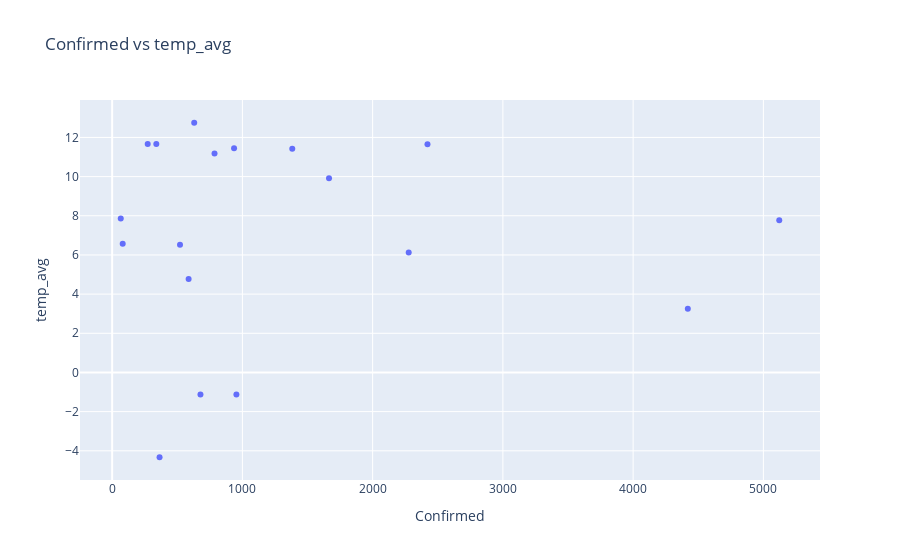
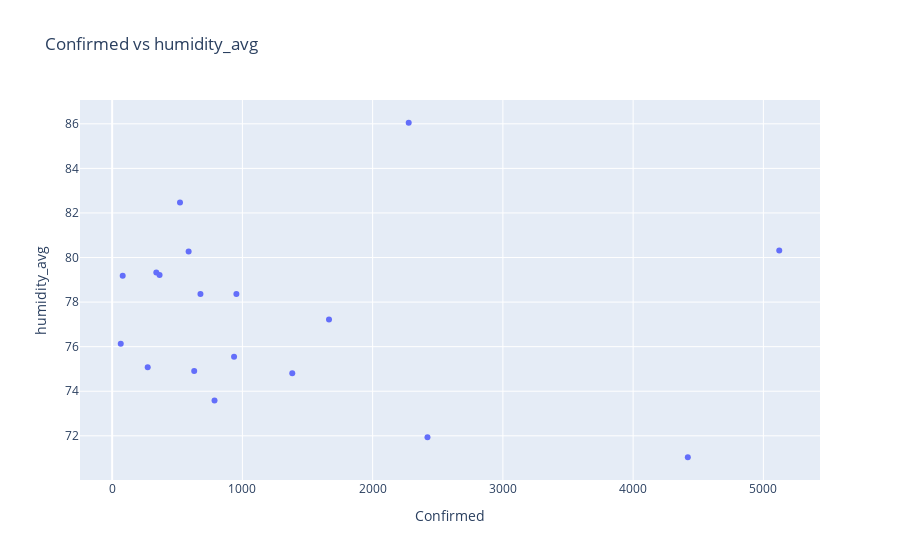
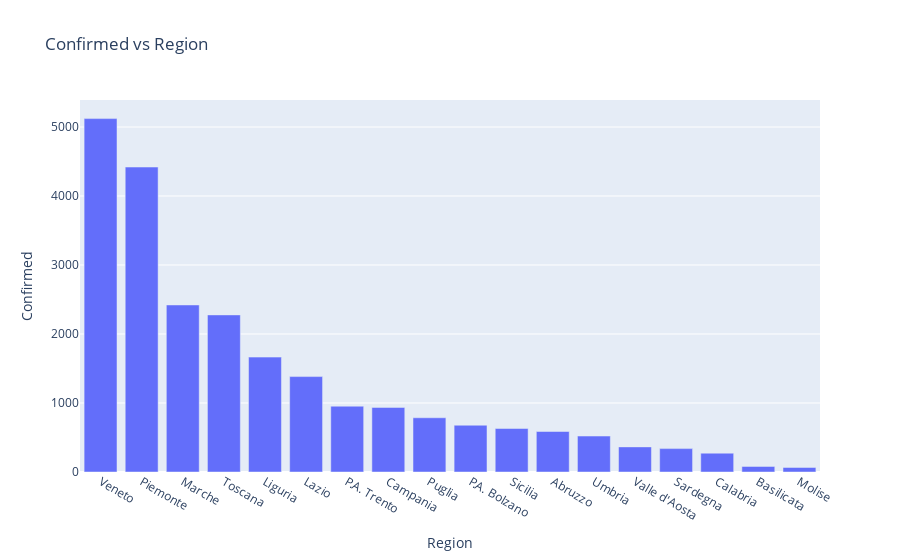

Write notebook code for charts like these, in order.
### Code cell
x = m_data[1:]

fig = px.scatter(x, y="temp_avg", x="Confirmed", title='Confirmed vs temp_avg')
fig.show()

fig = px.scatter(x, y="humidity_avg", x="Confirmed", title='Confirmed vs humidity_avg')
fig.show()

fig = px.bar(x, y="Confirmed", x="Region", title='Confirmed vs Region')
fig.show()

### Figure 1 — Plotly figure (JSON) as saved in the notebook; plotly's stock layout.template omitted (floating-point values rounded to 4 significant figures)
{"data": [{"hoverlabel": {"namelength": 0}, "hovertemplate": "Confirmed=%{x}<br>temp_avg=%{y}", "legendgroup": "", "marker": {"color": "#636efa", "symbol": "circle"}, "mode": "markers", "name": "", "showlegend": false, "type": "scatter", "x": [5122, 4420, 2421, 2277, 1665, 1383, 954, 936, 786, 678, 630, 587, 521, 364, 339, 273, 81, 66], "xaxis": "x", "y": [7.771, 3.251, 11.65, 6.121, 9.913, 11.42, -1.125, 11.45, 11.18, -1.125, 12.75, 4.766, 6.518, -4.33, 11.67, 11.67, 6.567, 7.861], "yaxis": "y"}], "layout": {"legend": {"tracegroupgap": 0}, "title": {"text": "Confirmed vs temp_avg"}, "xaxis": {"anchor": "y", "domain": [0, 1], "title": {"text": "Confirmed"}}, "yaxis": {"anchor": "x", "domain": [0, 1], "title": {"text": "temp_avg"}}}}

### Figure 2 — Plotly figure (JSON) as saved in the notebook; plotly's stock layout.template omitted (floating-point values rounded to 4 significant figures)
{"data": [{"hoverlabel": {"namelength": 0}, "hovertemplate": "Confirmed=%{x}<br>humidity_avg=%{y}", "legendgroup": "", "marker": {"color": "#636efa", "symbol": "circle"}, "mode": "markers", "name": "", "showlegend": false, "type": "scatter", "x": [5122, 4420, 2421, 2277, 1665, 1383, 954, 936, 786, 678, 630, 587, 521, 364, 339, 273, 81, 66], "xaxis": "x", "y": [80.32, 71.04, 71.93, 86.05, 77.22, 74.8, 78.36, 75.55, 73.59, 78.36, 74.91, 80.28, 82.47, 79.21, 79.33, 75.08, 79.18, 76.13], "yaxis": "y"}], "layout": {"legend": {"tracegroupgap": 0}, "title": {"text": "Confirmed vs humidity_avg"}, "xaxis": {"anchor": "y", "domain": [0, 1], "title": {"text": "Confirmed"}}, "yaxis": {"anchor": "x", "domain": [0, 1], "title": {"text": "humidity_avg"}}}}

### Figure 3 — Plotly figure (JSON) as saved in the notebook; plotly's stock layout.template omitted (floating-point values rounded to 4 significant figures)
{"data": [{"alignmentgroup": "True", "hoverlabel": {"namelength": 0}, "hovertemplate": "Region=%{x}<br>Confirmed=%{y}", "legendgroup": "", "marker": {"color": "#636efa"}, "name": "", "offsetgroup": "", "orientation": "v", "showlegend": false, "textposition": "auto", "type": "bar", "x": ["Veneto", "Piemonte", "Marche", "Toscana", "Liguria", "Lazio", "P.A. Trento", "Campania", "Puglia", "P.A. Bolzano", "Sicilia", "Abruzzo", "Umbria", "Valle d'Aosta", "Sardegna", "Calabria", "Basilicata", "Molise"], "xaxis": "x", "y": [5122, 4420, 2421, 2277, 1665, 1383, 954, 936, 786, 678, 630, 587, 521, 364, 339, 273, 81, 66], "yaxis": "y"}], "layout": {"barmode": "relative", "legend": {"tracegroupgap": 0}, "title": {"text": "Confirmed vs Region"}, "xaxis": {"anchor": "y", "domain": [0, 1], "title": {"text": "Region"}}, "yaxis": {"anchor": "x", "domain": [0, 1], "title": {"text": "Confirmed"}}}}
